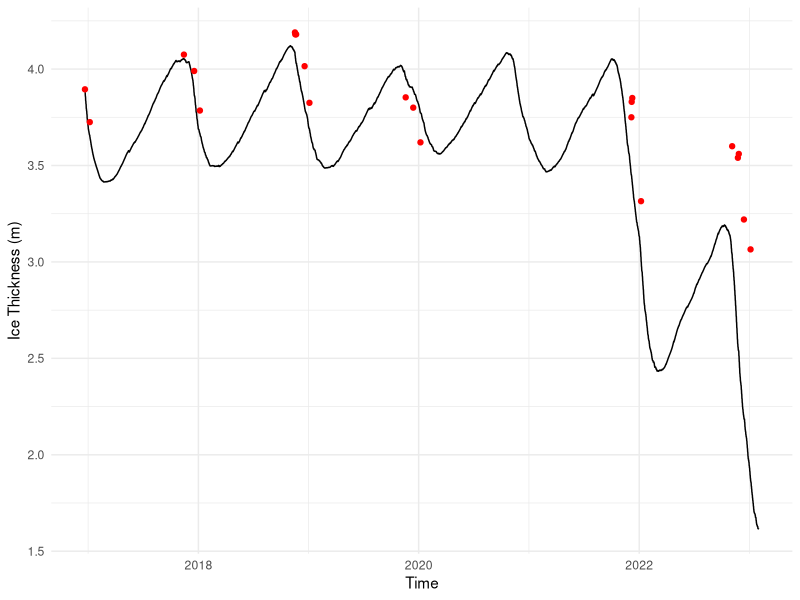
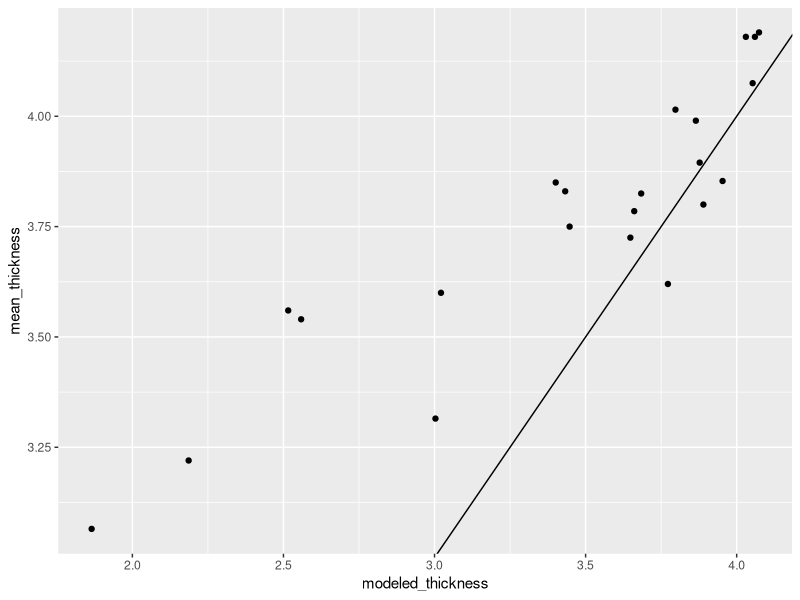
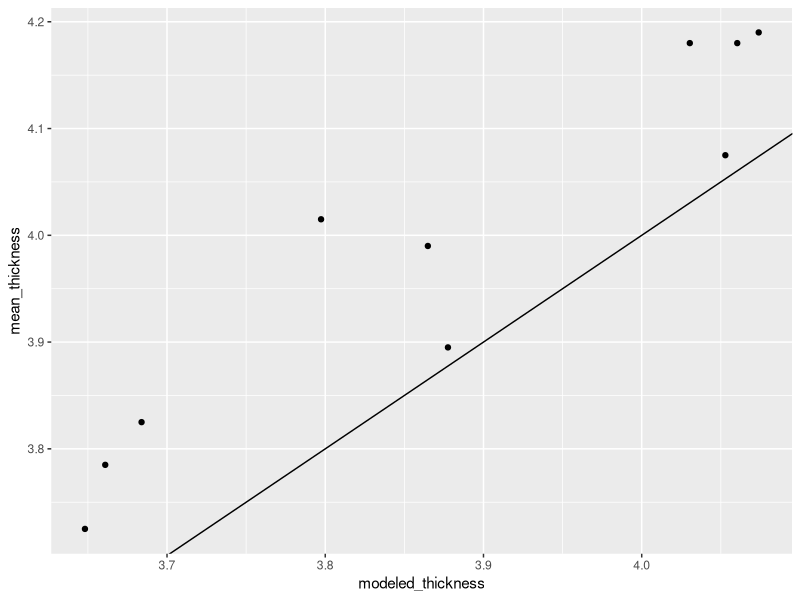

The R source for these figures, in order:
########## Thermal Diffusion Model Result Interpretation #########
library(tidyverse)

setwd("/Users/charliedougherty/Documents/R-Repositories/MCM-LTER-MS")

# load file
GEE_corrected <- read_csv("data/thermal diffusion model data/model_outputs/GEE_output_corrected_20250302.csv") |> 
  group_by(time) |> 
  summarize(thickness = max(thickness)) |> 
  mutate(time = ymd_hms(time)) |> 
  filter(time < "2023-02-01")

# ice thickness data
ice_thick <- read_csv("data/lake ice/mcmlter-lake-ice_thickness-20230726 (1).csv") |>
  mutate(date_time = mdy_hm(date_time), 
         z_water_m = z_water_m*-1) |> 
  filter(lake == "East Lake Bonney", 
         ) |> 
  filter(date_time > "2016-12-01" & date_time < "2025-02-01") |> 
  group_by(date_time) |> 
  summarize(mean_thickness = mean(z_water_m, na.rm = T))

# plot modeled ice thickness against the measured thickness
ggplot() + 
  geom_line(data = GEE_corrected, aes(x = time, y = thickness)) + 
  geom_point(data = ice_thick, aes(x = date_time, y = mean_thickness), color = "red") +
  xlab("Time") + ylab("Ice Thickness (m)") + 
  theme_minimal()

# sum model output to a daily average, to compare to measured ice thickness
# goal here is to see how large the gap is between modeled data and measured data 

modeled_daily <- GEE_corrected |> 
  mutate(time = ymd_hms(time), 
         date_time = date(time)) |> 
  group_by(date_time) |> 
  summarize(modeled_thickness = mean(thickness))

### join two datasets together to compare dates
comp <- ice_thick |> 
  left_join(modeled_daily, by = join_by(date_time))

#plot modeled and measured against each other
ggplot(comp, aes(modeled_thickness, mean_thickness)) + 
  geom_point() + 
  geom_abline()

thickness_pivot <- comp |> 
  pivot_longer(cols = c(modeled_thickness, mean_thickness), 
               names_to = "measurement_type", values_to = "thickness") |> 
  select(date_time, measurement_type, thickness)

# plot output to confirm join worked
#ggplot(thickness_pivot, aes(date_time, thickness, color = measurement_type)) +
#  geom_()

##### what is the R squared for the entire model

linear_model = lm(modeled_thickness ~mean_thickness, data = comp)

summary(linear_model)

# r_squared for the entire data is -0.04872 VERY BAD


# what if you remove data past 2022, when the longwave data gets particularly bad
comp2 <- comp |> 
  filter(date_time < "2019-05-01")

lin_model_filtered = lm(modeled_thickness ~mean_thickness, data = comp2)
summary(lin_model_filtered)

## if you ignore data past 2021, the r_squared value is 0.87. If you include 

ggplot(comp2, aes(modeled_thickness, mean_thickness)) + 
  geom_point() + 
  geom_abline()

